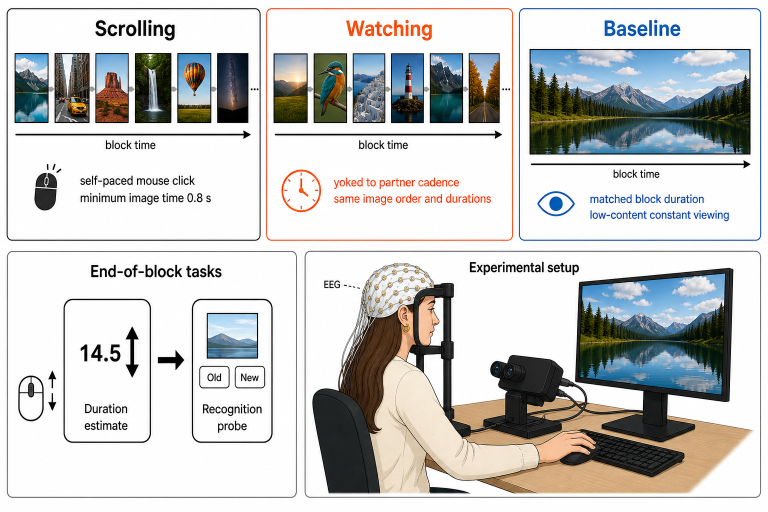
#> input picture data/figure_assets/fig1_illustration_original_ai.png, 1536 x 1024 px (shown at 1/2 size)
$ python figures_20260601_F1_illustration_redraw.py
#> lines starting #> are read from the running program, lines starting #| are printed output that depends on the picture
### code/figures/figures_20260519_common.py
from __future__ import annotations

import sys
from pathlib import Path

import matplotlib

matplotlib.use("Agg")
import matplotlib.pyplot as plt
import numpy as np
import pandas as pd

ROOT = Path(__file__).resolve().parents[2]  # open_data/
FIGURES_DIR = ROOT / "output" / "figures"
# Epoch files (picture_onset-epo.fif, fixation_onset-epo.fif per participant) are derived from the raw
# EEG and are not part of this repository; they are available from the corresponding author on request.
DERIVATIVES_DIR = ROOT / "data" / "derivatives"

SUBJECTS = tuple(f"{s:03d}" for s in (1, 2, 3, 4, 5, 6, 7, 8, 9, 10, 11, 12, 13, 14, 17, 18, 19, 20, 21, 22, 24, 25, 26))
CONDS = ("active", "passive", "constant")
COND_LABELS = {
    "active": "Scrolling",
    "passive": "Watching",
    "constant": "Baseline",
}
COLORS = {
    "active": "#000000",
    "passive": "#D55E00",
    "constant": "#0072B2",
}
GAP_COLOR = "#BDBDBD"


def set_style() -> None:
    plt.rcParams.update(
        {
            "font.family": "sans-serif",
            "font.sans-serif": ["DejaVu Sans", "Arial", "Liberation Sans"],
            "font.size": 8.5,
            "axes.titlesize": 9.5,
            "axes.labelsize": 8.5,
            "xtick.labelsize": 8,
            "ytick.labelsize": 8,
            "legend.fontsize": 8,
            "figure.titlesize": 10,
            "axes.spines.top": False,
            "axes.spines.right": False,
            "pdf.fonttype": 42,
            "ps.fonttype": 42,
            "savefig.dpi": 600,
        }
    )


def subject_string(subject_id: str | int) -> str:
    return str(subject_id).replace("sub-", "").zfill(3)


# [77 lines left out: functions assert_canonical_subjects, subject_condition_means, bootstrap_ci, bar_summary, draw_bars, add_subject_lines, not called in this run]


def add_panel_label(ax, label: str) -> None:
    ax.text(-0.14, 1.05, label, transform=ax.transAxes, fontsize=10, fontweight="bold", va="bottom")


def save_figure(fig, stem: str) -> None:
    FIGURES_DIR.mkdir(parents=True, exist_ok=True)
    png = FIGURES_DIR / f"{stem}.png"
    pdf = FIGURES_DIR / f"{stem}.pdf"
    fig.savefig(png, dpi=600, bbox_inches="tight")
    fig.savefig(pdf, bbox_inches="tight")
    print(f"saved {png}")
    print(f"saved {pdf}")


# [38 lines left out: functions condition_evokeds, channel_waveforms, within_subject_ci, not called in this run]

### code/figures/figures_20260601_F1_illustration_redraw.py
"""Redraw of Figure 1 design schematic (fig1_illustration.png).

The previous fig1_illustration.png was an AI-generated illustration, which
Elsevier journals do not accept. This script rebuilds the figure
programmatically (matplotlib), using neutral placeholders for stimulus images
to avoid implying fixed picture counts or unequal picture sizes.

Per the user's decision, the only retained AI element is the bottom-right
"Experimental setup" cartoon, which is cropped directly from the original
fig1_illustration.png and composited in unchanged.

Run:
    .venv/bin/python code/figures_20260601_F1_illustration_redraw.py
"""
from __future__ import annotations

import sys
from pathlib import Path

import matplotlib.patches as patches
import matplotlib.pyplot as plt
import numpy as np
from PIL import Image

sys.path.insert(0, str(Path(__file__).resolve().parent))
from figures_20260519_common import COLORS, save_figure, set_style  # noqa: E402

ROOT = Path(__file__).resolve().parents[2]  # open_data/
# Crop source for the retained "Experimental setup" cartoon: the ORIGINAL
# AI illustration (1536x1024), preserved separately so this script never reads
# back its own composited output (fig1_illustration.png), which would recursively
# nest the setup panel.
ORIGINAL = ROOT / "data" / "figure_assets" / "fig1_illustration_original_ai.png"

FIG_W, FIG_H = 9.2, 6.6  # inches; bg axes works in inches with equal aspect

# The top-row schematic uses equal placeholder squares rather than real photos
# or duration-scaled thumbnails. Labels communicate that Scrolling/Watching
# contain a variable number of non-fixed pictures within a block.
NONFIXED_LABELS = ["Picture\n1", "Picture\n2", "Picture\n3", "...", "Picture\nn"]
PICTURE_BOX = 0.40

INK = "#303030"
SCREEN_BG = "#6f6f6f"   # PsychoPy grey background of the real experiment
BEZEL = "#1f1f1f"
BTN_HILITE = "#E8A33D"  # colored left mouse button (the click)


def placeholder_box(ax, x, y, w, h, label, *, z: float = 5, rotate: bool = False,
                    fontsize: float = 8) -> None:
    """Draw a labelled grey placeholder in inch coordinates (origin bottom-left).

    Stimulus photographs are drawn from open-access repositories (Unsplash,
    Pexels, Pixabay) whose licences cover research use but leave publication
    reuse of the specific images uncertain. To avoid any copyright conflict at
    the journal-screening stage, the schematic shows text placeholders
    ("Picture N") rather than the actual photographs.
    """
    ax.add_patch(patches.Rectangle(
        (x, y), w, h, facecolor="#eaeaea", edgecolor=INK, linewidth=0.6, zorder=z))
    ax.text(x + w / 2, y + h / 2, label, ha="center", va="center",
            rotation=90 if rotate else 0, color="#3a3a3a", fontsize=fontsize,
            linespacing=1.05, zorder=z + 1)


def add_image(fig, img: np.ndarray, x: float, y: float, w: float, h: float, *, z: float = 5) -> None:
    """Place an image in inch coordinates (origin bottom-left)."""
    ax = fig.add_axes([x / FIG_W, y / FIG_H, w / FIG_W, h / FIG_H], zorder=z)
    ax.imshow(img, aspect="auto")
    ax.set_xticks([])
    ax.set_yticks([])
    for s in ax.spines.values():
        s.set_edgecolor(INK)
        s.set_linewidth(0.6)


def rounded_panel(ax, x, y, w, h, *, lw=1.0, ec="#AEAEAE") -> None:
    ax.add_patch(
        patches.FancyBboxPatch(
            (x, y), w, h,
            boxstyle="round,pad=0.0,rounding_size=0.10",
            facecolor="white", edgecolor=ec, linewidth=lw, zorder=1,
        )
    )


def mouse_icon(ax, cx, cy, s=1.0) -> None:
    # body
    ax.add_patch(patches.FancyBboxPatch(
        (cx - 0.12 * s, cy - 0.18 * s), 0.24 * s, 0.36 * s,
        boxstyle="round,pad=0.0,rounding_size=0.11", facecolor="white",
        edgecolor=INK, linewidth=1.1, zorder=4))
    # left button (colored = the active click), right button (white)
    ax.add_patch(patches.Rectangle((cx - 0.105 * s, cy + 0.015 * s), 0.085 * s, 0.145 * s,
                 facecolor=BTN_HILITE, edgecolor=INK, linewidth=0.7, zorder=5))
    ax.add_patch(patches.Rectangle((cx + 0.02 * s, cy + 0.015 * s), 0.085 * s, 0.145 * s,
                 facecolor="white", edgecolor=INK, linewidth=0.7, zorder=5))
    # scroll wheel between buttons
    ax.add_patch(patches.FancyBboxPatch(
        (cx - 0.016 * s, cy + 0.05 * s), 0.032 * s, 0.08 * s,
        boxstyle="round,pad=0.0,rounding_size=0.015", facecolor="#BBBBBB",
        edgecolor=INK, linewidth=0.5, zorder=6))
    # divider below the buttons
    ax.plot([cx - 0.105 * s, cx + 0.105 * s], [cy + 0.0 * s, cy + 0.0 * s],
            color=INK, lw=0.7, zorder=5)


def clock_icon(ax, cx, cy, s=1.0) -> None:
    ax.add_patch(patches.Circle((cx, cy), 0.16 * s, fill=False, edgecolor=INK, linewidth=1.1, zorder=4))
    ax.plot([cx, cx], [cy, cy + 0.10 * s], color=INK, lw=1.1, zorder=4)
    ax.plot([cx, cx + 0.08 * s], [cy, cy + 0.02 * s], color=INK, lw=1.1, zorder=4)
    # small "replay" curved arrow above the clock
    arc = patches.Arc((cx, cy + 0.26 * s), 0.22 * s, 0.16 * s, angle=0,
                      theta1=30, theta2=320, edgecolor=INK, linewidth=1.0, zorder=4)
    ax.add_patch(arc)
    ax.annotate("", xy=(cx + 0.10 * s, cy + 0.30 * s), xytext=(cx + 0.07 * s, cy + 0.22 * s),
                arrowprops={"arrowstyle": "->", "lw": 1.0, "color": INK}, zorder=4)


def eye_icon(ax, cx, cy, s=1.0) -> None:
    ax.add_patch(patches.Ellipse((cx, cy), 0.40 * s, 0.22 * s, fill=False, edgecolor=INK, linewidth=1.1, zorder=4))
    ax.add_patch(patches.Circle((cx, cy), 0.07 * s, color=INK, zorder=4))


def draw_condition(ax, fig, left, bottom, width, height, *, title, color,
                   single, caption, icon) -> None:
#> called with left = 0.18, bottom = 3.1, width = 2.8, height = 3.35, title = 'Scrolling', color = '#000000', single = False
    rounded_panel(ax, left, bottom, width, height)
    cx = left + width / 2

    # title
    ax.text(cx, bottom + height - 0.30, title, ha="center", va="center",
            color=color, fontsize=14, fontweight="bold", zorder=6)

    # image strip
    sx0 = left + 0.24
    sw = width - 0.48
    th_top = bottom + height - 0.82
    th_h = 0.66

    box = PICTURE_BOX
    y_box = th_top - box

    if single:
        # Baseline uses the same square placeholder grammar, but the label makes
        # clear that the block repeats one fixed picture rather than a sequence.
        placeholder_box(ax, sx0 + (sw - box) / 2, y_box, box, box,
                        "fixed\npicture", z=5, fontsize=5.7)
    else:
        labels = NONFIXED_LABELS
        n = len(labels)
        # Slightly smaller boxes leave room for a legible fixation cross between them.
        y_box += box * 0.05
        box *= 0.9
        gap = (sw - n * box) / (n - 1)
        xi = sx0
        # A fixation cross precedes every picture, including the first.
        ax.text(xi - gap / 2 - 0.02, y_box + box / 2, "+", ha="center", va="center",
                color=INK, fontsize=9, zorder=6)
        for i, label in enumerate(labels):
            placeholder_box(ax, xi, y_box, box, box, label, z=5, fontsize=5.5)
            if i < n - 1:  # fixation cross at picture-to-picture transition
                gx = xi + box + gap / 2
                ax.text(gx, y_box + box / 2, "+", ha="center", va="center",
                        color=INK, fontsize=9, zorder=6)
            xi += box + gap
        # The fixation intervals carry the main behavioural result, so label them.
        ax.text(cx, y_box - 0.18, "+  fixation interval (0.7–1.0 s) before each picture",
                ha="center", va="center", fontsize=6.6, color=INK, zorder=6)

    # block-time arrow
    ay = th_top - th_h - 0.20
    ax.annotate("", xy=(sx0 + sw, ay), xytext=(sx0, ay),
                arrowprops={"arrowstyle": "->", "lw": 1.0, "color": INK}, zorder=6)
    ax.text(cx, ay - 0.18, "block time", ha="center", va="center", fontsize=8, color=INK, zorder=6)

    # condition icon
    icon(ax, cx, bottom + height - 2.40, 1.0)

    # caption
    ax.text(cx, bottom + 0.62, caption, ha="center", va="center",
            fontsize=8.2, color=INK, linespacing=1.35, zorder=6)


def screen(ax, x, y, w, h) -> tuple[float, float, float, float]:
    """Draw a monitor (dark bezel + grey experiment screen). Returns screen rect."""
    ax.add_patch(patches.FancyBboxPatch((x, y), w, h,
                 boxstyle="round,pad=0.0,rounding_size=0.05", facecolor=BEZEL,
                 edgecolor="#000000", linewidth=0.6, zorder=4))
    m = 0.06
    sx, sy, sw, sh = x + m, y + m, w - 2 * m, h - 2 * m
    ax.add_patch(patches.Rectangle((sx, sy), sw, sh, facecolor=SCREEN_BG,
                 edgecolor="none", zorder=5))
    return sx, sy, sw, sh


def draw_endofblock(ax, fig, left, bottom, width, height) -> None:
#> called with left = 0.18, bottom = 0.22, width = 3.95, height = 2.55
    rounded_panel(ax, left, bottom, width, height)
    ax.text(left + width / 2, bottom + height - 0.30, "End-of-block tasks",
            ha="center", va="center", fontsize=13, fontweight="bold", color=INK, zorder=6)

    box_w, box_h = 1.50, 1.10
    by = bottom + 0.85
    bx1 = left + 0.30
    bx2 = left + width - 0.30 - box_w

    # --- duration estimate: grey experiment screen with a numeric counter ---
    sx, sy, sw, sh = screen(ax, bx1, by, box_w, box_h)
    ax.text(sx + sw / 2, sy + sh * 0.60, "14.5", ha="center", va="center",
            fontsize=19, fontweight="bold", color="white", zorder=7)
    ax.text(sx + sw / 2, sy + sh * 0.30, "seconds", ha="center", va="center",
            fontsize=8, color="#e0e0e0", zorder=7)
    ax.text(sx + sw / 2, sy + sh * 0.10, "scroll wheel ↑↓", ha="center", va="center",
            fontsize=6.5, color="#bdbdbd", zorder=7)
    ax.text(bx1 + box_w / 2, by - 0.22, "Duration estimate", ha="center", va="center",
            fontsize=8.5, color=INK, zorder=6)

    # arrow between screens
    ax.annotate("", xy=(bx2 - 0.10, by + box_h / 2), xytext=(bx1 + box_w + 0.10, by + box_h / 2),
                arrowprops={"arrowstyle": "->", "lw": 1.1, "color": "#555555"}, zorder=6)

    # --- recognition probe: actual task asks "Did you see this picture?";
    # no literal '?' placeholder is used in the experiment display.
    sx, sy, sw, sh = screen(ax, bx2, by, box_w, box_h)
    ax.text(sx + sw / 2, sy + sh - 0.11, "Did you see this picture?",
            ha="center", va="top", fontsize=4.8, color="white", zorder=7)
    iw = ih = 0.36
    placeholder_box(ax, sx + (sw - iw) / 2, sy + 0.40, iw, ih,
                    "probe\npicture", z=7, fontsize=5.0)
    for k, lab in enumerate(["Old", "New"]):
        bw2 = 0.52
        bxk = sx + (sw - (2 * bw2 + 0.12)) / 2 + k * (bw2 + 0.12)
        ax.add_patch(patches.FancyBboxPatch((bxk, sy + 0.10), bw2, 0.26,
                     boxstyle="round,pad=0.0,rounding_size=0.05", facecolor="white",
                     edgecolor="#333333", linewidth=0.8, zorder=8))
        ax.text(bxk + bw2 / 2, sy + 0.23, lab, ha="center", va="center",
                fontsize=7.5, color=INK, zorder=9)
    ax.text(bx2 + box_w / 2, by - 0.22, "Recognition probe", ha="center", va="center",
            fontsize=8.5, color=INK, zorder=6)


def draw_setup(ax, fig, left, bottom, width, height) -> None:
    """Composite the retained (AI) experimental-setup panel cropped from the original."""
#> called with left = 4.45, bottom = 0.18, width = 4.57, height = 2.62
    rounded_panel(ax, left, bottom, width, height)
    im = Image.open(ORIGINAL)
#> im is the input picture: PIL image 1536x1024 RGB; mean R, G, B 200.6, 201.1, 199.8
    W, H = im.size
#> W = 1536; H = 1024
    crop = im.crop((int(0.487 * W), int(0.49 * H), W - 2, H - 2)).convert("RGB")
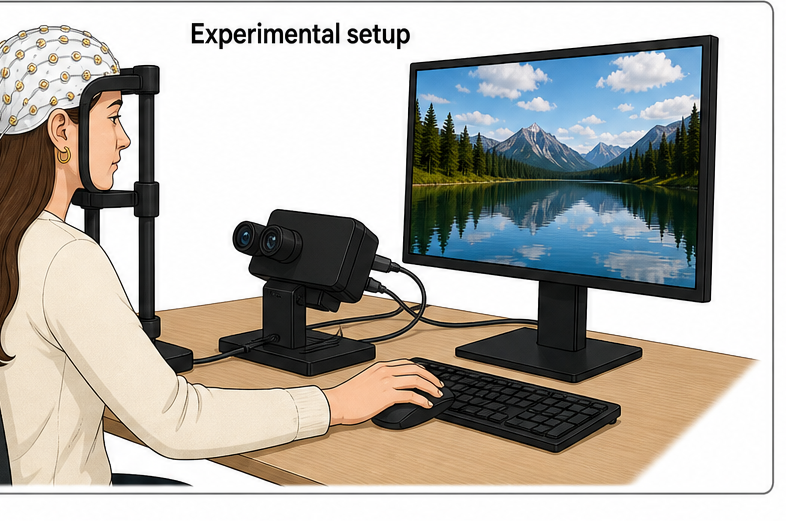
#> crop: PIL image 786x521 RGB; mean R, G, B 179.3, 176.2, 169.5
    pad = 0.10
    add_image(fig, np.asarray(crop), left + pad, bottom + 0.30,
              width - 2 * pad, height - 0.30 - pad)
    ax.text(left + width / 2, bottom + 0.16,
            "64-channel EEG  ·  monocular right-eye eye-tracking",
            ha="center", va="center", fontsize=8, color=INK, zorder=6)


def main() -> None:
    set_style()
    fig = plt.figure(figsize=(FIG_W, FIG_H))
    ax = fig.add_axes([0, 0, 1, 1])
    ax.set_xlim(0, FIG_W)
    ax.set_ylim(0, FIG_H)
    ax.set_aspect("equal")
    ax.axis("off")

    margin_x, gap = 0.18, 0.22
    panel_w = (FIG_W - 2 * margin_x - 2 * gap) / 3
    top_b, top_h = 3.10, 3.35
    lefts = [margin_x + i * (panel_w + gap) for i in range(3)]

    draw_condition(
        ax, fig, lefts[0], top_b, panel_w, top_h,
        title="Scrolling", color=COLORS["active"], single=False,
        caption="self-paced mouse click\nminimum 0.8 s per image", icon=mouse_icon,
    )
    draw_condition(
        ax, fig, lefts[1], top_b, panel_w, top_h,
        title="Watching", color=COLORS["passive"], single=False,
        caption="durations yoked to Scrolling\n(re-ordered); different images", icon=clock_icon,
    )
    draw_condition(
        ax, fig, lefts[2], top_b, panel_w, top_h,
        title="Baseline", color=COLORS["constant"], single=True,
        caption="one photograph for the whole block\nduration matched to Scrolling", icon=eye_icon,
    )

    draw_endofblock(ax, fig, margin_x, 0.22, 3.95, 2.55)
    draw_setup(ax, fig, 4.45, 0.18, FIG_W - 4.45 - margin_x, 2.62)

    save_figure(fig, "fig1_illustration_redraw")
#> in save_figure, `fig.savefig(png, dpi=600, bbox_inches="tight")`:
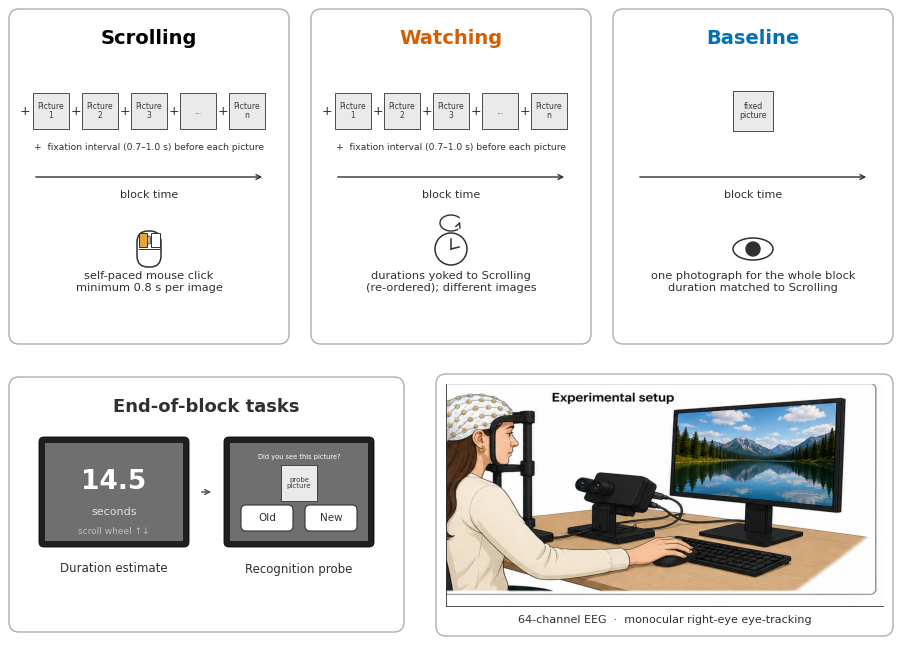
#> figure drawn by matplotlib, 2 panels
    plt.close(fig)


if __name__ == "__main__":
    main()
